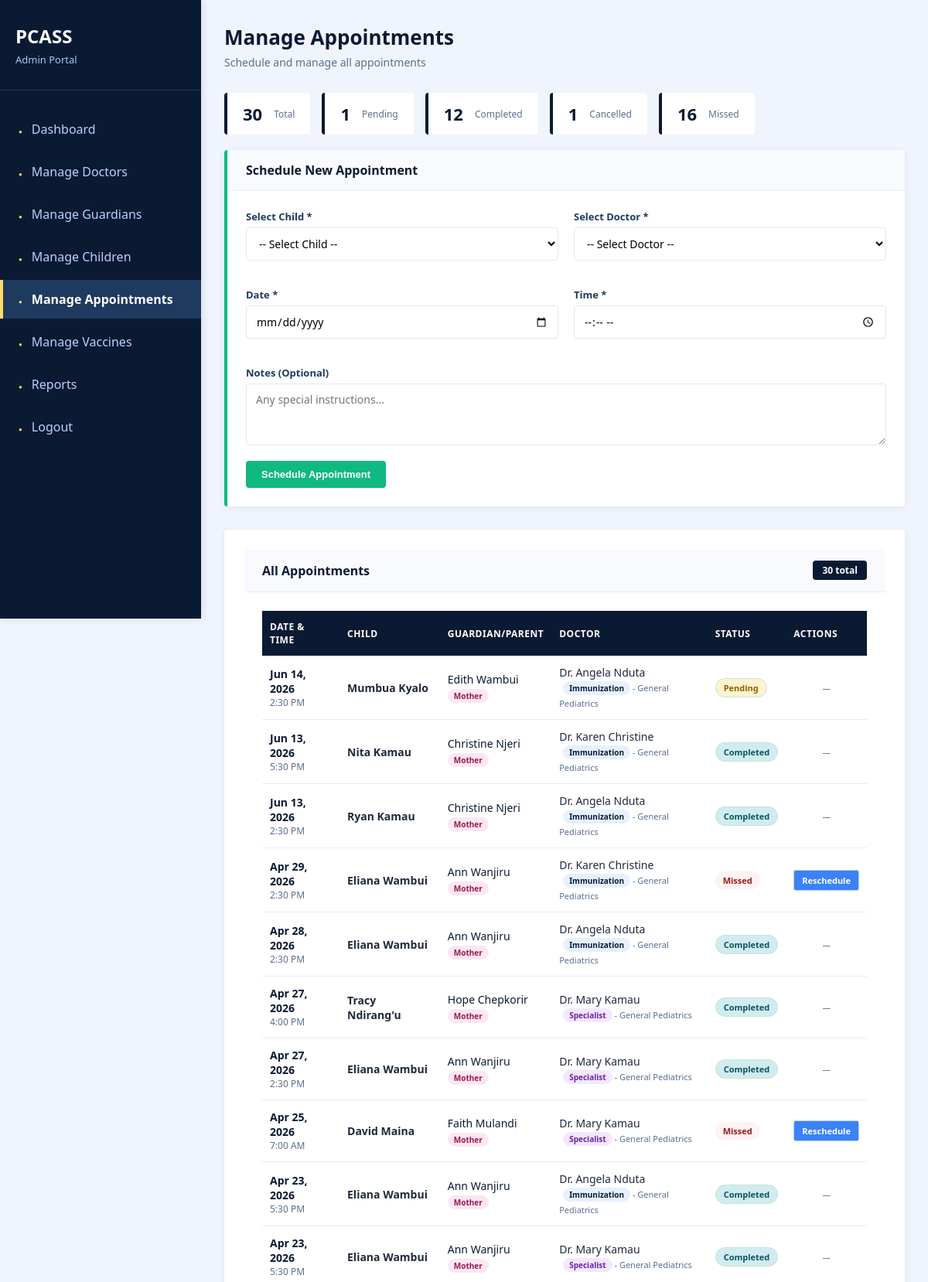
The app's page /manage_appointments.php (signed in, upper part) with its own data.
### tables this page shows
CREATE TABLE `appointments` (
  `appointment_id` int(11) NOT NULL,
  `child_id` int(11) NOT NULL,
  `doctor_id` int(11) NOT NULL,
  `appointment_date` date NOT NULL,
  `appointment_time` time NOT NULL,
  `status` enum('Pending','Completed','Cancelled','Missed') DEFAULT 'Pending',
  `notes` text DEFAULT NULL,
  `created_at` timestamp NOT NULL DEFAULT current_timestamp()
);

CREATE TABLE `children` (
  `child_id` int(11) NOT NULL,
  `guardian_id` int(11) NOT NULL,
  `first_name` varchar(100) NOT NULL,
  `last_name` varchar(100) NOT NULL,
  `gender` enum('Male','Female') NOT NULL,
  `date_of_birth` date NOT NULL,
  `created_at` timestamp NOT NULL DEFAULT current_timestamp()
);

CREATE TABLE `guardians` (
  `id` int(11) NOT NULL,
  `name` varchar(255) NOT NULL,
  `email` varchar(255) NOT NULL,
  `password` varchar(255) NOT NULL,
  `created_at` timestamp NOT NULL DEFAULT current_timestamp(),
  `login_email_type` varchar(50) DEFAULT NULL,
  `mother_name` varchar(255) DEFAULT NULL,
  `mother_email` varchar(255) DEFAULT NULL,
  `mother_phone` varchar(20) DEFAULT NULL,
  `father_name` varchar(255) DEFAULT NULL,
  `father_email` varchar(255) DEFAULT NULL,
  `father_phone` varchar(20) DEFAULT NULL,
  `guardian_name` varchar(255) DEFAULT NULL,
  `guardian_relationship` varchar(100) DEFAULT NULL,
  `guardian_email` varchar(255) DEFAULT NULL,
  `guardian_phone` varchar(20) DEFAULT NULL
);

CREATE TABLE `doctors` (
  `doctor_id` int(11) NOT NULL,
  `full_name` varchar(255) NOT NULL,
  `email` varchar(255) NOT NULL,
  `phone` varchar(20) DEFAULT NULL,
  `specialization` varchar(100) DEFAULT NULL,
  `license_number` varchar(50) DEFAULT NULL,
  `qualification` varchar(100) DEFAULT NULL,
  `years_of_experience` int(11) DEFAULT 0,
  `employment_type` enum('Full-Time','Part-Time','Contract','Visiting') DEFAULT 'Full-Time',
  `status` enum('Active','Inactive','On Leave') DEFAULT 'Active',
  `doctor_role` enum('immunization','specialist') DEFAULT 'immunization',
  `password` varchar(255) NOT NULL,
  `created_at` timestamp NOT NULL DEFAULT current_timestamp()
);

### manage_appointments.php (the view, shortened to what this page needs)
<?php
require_once __DIR__ . "/config/db.php";
$conn->query("
    UPDATE appointments
    SET status = 'Missed'
    WHERE status = 'Pending'
    AND CONCAT(appointment_date, ' ', appointment_time) < NOW() - INTERVAL 24 HOUR
");
$appointments = $conn->query("
    SELECT a.*,
           c.first_name as child_first, c.last_name as child_last,
           g.name as guardian_name,
           g.mother_name, g.father_name, g.guardian_name,
           g.login_email_type,
           d.full_name as doctor_name, d.specialization, d.doctor_role
    FROM appointments a
    LEFT JOIN children c ON a.child_id = c.child_id
    LEFT JOIN guardians g ON c.guardian_id = g.id
    LEFT JOIN doctors d ON a.doctor_id = d.doctor_id
    ORDER BY a.appointment_date DESC, a.appointment_time DESC
");
$total = $conn->query("SELECT COUNT(*) as c FROM appointments")->fetch_assoc()['c'];
$pending = $conn->query("SELECT COUNT(*) as c FROM appointments WHERE status = 'Pending'")->fetch_assoc()['c'];
$cancelled = $conn->query("SELECT COUNT(*) as c FROM appointments WHERE status = 'Cancelled'")->fetch_assoc()['c'];
$completed = $conn->query("SELECT COUNT(*) as c FROM appointments WHERE status = 'Completed'")->fetch_assoc()['c'];
$missed = $conn->query("SELECT COUNT(*) as c FROM appointments WHERE status = 'Missed'")->fetch_assoc()['c'];
$today = date('Y-m-d');
?>
<!DOCTYPE html>
<html>
<head>
    <link rel="stylesheet" href="assets/css/style.css">
</head>
<body>
<div class="wrapper">
    <div class="sidebar">
        <div class="sidebar-header">
            <h2>PCASS</h2>
            <p>Admin Portal</p>
        </div>
        <div class="nav">
            <ul>
                <li><a href="admin_dashboard.php">Dashboard</a></li>
                <li><a href="manage_doctors.php">Manage Doctors</a></li>
                <li><a href="manage_guardians.php">Manage Guardians</a></li>
                <li><a href="manage_children.php">Manage Children</a></li>
                <li><a href="manage_appointments.php" class="active">Manage Appointments</a></li>
                <li><a href="manage_vaccines.php">Manage Vaccines</a></li>
                <li><a href="admin_reports.php">Reports</a></li>
                <li><a href="logout.php">Logout</a></li>
            </ul>
        </div>
    </div>
    <div class="main-content">
        <div class="page-header">
            <h1>Manage Appointments</h1>
            <p>Schedule and manage all appointments</p>
        </div>
        <div class="stats-row">
            <div class="stat-mini"><span class="num"><?= $total ?></span><span class="label">Total</span></div>
            <div class="stat-mini"><span class="num"><?= $pending ?></span><span class="label">Pending</span></div>
            <div class="stat-mini"><span class="num"><?= $completed ?></span><span class="label">Completed</span></div>
            <div class="stat-mini"><span class="num"><?= $cancelled ?></span><span class="label">Cancelled</span></div>
            <div class="stat-mini"><span class="num"><?= $missed ?></span><span class="label">Missed</span></div>
        </div>
        <div class="add-card">
            <div class="card-header"><h2>Schedule New Appointment</h2></div>
            <div class="card-body">
                <form method="POST">
                    <div class="form-grid-2">
                        <div class="form-group">
                            <label>Select Child *</label>
                            <select name="child_id" class="form-control" required>
                                <option value="">-- Select Child --</option>
                            </select>
                        </div>
                        <div class="form-group">
                            <label>Select Doctor *</label>
                            <select name="doctor_id" class="form-control" required>
                                <option value="">-- Select Doctor --</option>
                            </select>
                        </div>
                    </div>
                    <div class="form-grid-2">
                        <div class="form-group"><label>Date *</label><input type="date" name="appointment_date" class="form-control" min="<?= date('Y-m-d') ?>" required></div>
                        <div class="form-group"><label>Time *</label><input type="time" name="appointment_time" class="form-control" required></div>
                    </div>
                    <div class="form-group"><label>Notes (Optional)</label><textarea name="notes" class="form-control" rows="2" placeholder="Any special instructions..."></textarea></div>
                    <button type="submit" name="add_appointment" class="btn btn-success">Schedule Appointment</button>
                </form>
            </div>
        </div>
        <div class="card">
            <div class="card-header"><h2>All Appointments</h2><span class="badge"><?= $appointments->num_rows ?> total</span></div>
            <div class="card-body">
                <div class="table-responsive">
                    <?php if ($appointments->num_rows > 0): ?>
                        <table>
                            <thead>
                                <tr><th>Date & Time</th><th>Child</th><th>Guardian/Parent</th><th>Doctor</th><th>Status</th><th>Actions</th></tr>
                            </thead>
                            <tbody>
                                <?php
                                $appointments->data_seek(0);
                                while ($a = $appointments->fetch_assoc()):
                                    $is_today = ($a['appointment_date'] == $today);
                                    $appointment_datetime = strtotime($a['appointment_date'] . ' ' . $a['appointment_time']);
                                    $current_datetime = time();
                                    $is_past = ($appointment_datetime < $current_datetime);
                                    $doctor_type = $a['doctor_role'] ?? 'immunization';
                                    $type_class = $doctor_type == 'specialist' ? 'specialist' : 'immunization';
                                    $type_label = $doctor_type == 'specialist' ? 'Specialist' : 'Immunization';
                                    $guardian_type = '';
                                    $guardian_type_class = '';
                                    $guardian_display_name = $a['guardian_name'] ?? 'N/A';
                                    if ($a['login_email_type'] == 'mother' && !empty($a['mother_name'])) {
                                        $guardian_type = 'Mother';
                                        $guardian_type_class = 'mother';
                                        $guardian_display_name = $a['mother_name'];
                                    } elseif ($a['login_email_type'] == 'father' && !empty($a['father_name'])) {
                                        $guardian_type = 'Father';
                                        $guardian_type_class = 'father';
                                        $guardian_display_name = $a['father_name'];
                                    } elseif (!empty($a['guardian_name'])) {
                                        $guardian_type = 'Guardian';
                                        $guardian_type_class = 'guardian';
                                        $guardian_display_name = $a['guardian_name'];
                                    }
                                ?>
                                <tr>
                                    <td><div class="date-cell <?= $is_today ? 'today' : '' ?>"><?= date('M d, Y', strtotime($a['appointment_date'])) ?></div><div class="time-cell"><?= date('g:i A', strtotime($a['appointment_time'])) ?></div></td>
                                    <td><strong><?= htmlspecialchars($a['child_first'] . ' ' . $a['child_last']) ?></strong></td>
                                    <td><div class="guardian-name"><?= htmlspecialchars($guardian_display_name) ?></div><?php if ($guardian_type): ?><span class="guardian-type <?= $guardian_type_class ?>"><?= $guardian_type ?></span><?php endif; ?></td>
                                    <td><div>Dr. <?= htmlspecialchars($a['doctor_name'] ?? 'Not assigned') ?></div><div><span class="doctor-type <?= $type_class ?>"><?= $type_label ?></span><?php if (!empty($a['specialization'])): ?><span style="font-size:11px; color:#5a6f8c;"> - <?= htmlspecialchars($a['specialization']) ?></span><?php endif; ?></div></td>
                                    <td><span class="status-badge <?= strtolower($a['status']) ?>"><?= $a['status'] ?></span></td>
                                    <td>
                                        <?php if ($a['status'] == 'Pending' && !$is_past): ?>
                                            <div class="action-group">
                                                <a href="?update_status=<?= $a['appointment_id'] ?>&status=Completed" class="action-btn btn-complete" onclick="return confirm('Mark this appointment as completed? Patient was seen.')">Complete</a>
                                                <a href="?reschedule=<?= $a['appointment_id'] ?>" class="action-btn btn-reschedule">Reschedule</a>
                                            </div>
                                        <?php elseif ($a['status'] == 'Missed'): ?>
                                            <div class="action-group">
                                                <a href="?reschedule=<?= $a['appointment_id'] ?>" class="action-btn btn-reschedule">Reschedule</a>
                                            </div>
                                        <?php else: ?>
                                            <div class="no-actions">—</div>
                                        <?php endif; ?>
                                    </td>
                                </tr>
                                <?php endwhile; ?>
                            </tbody>
                        </table>
                    <?php else: ?>
                        <div style="text-align: center; padding: 60px; color: #5a6f8c;">No appointments found.</div>
                    <?php endif; ?>
                </div>
            </div>
        </div>
    </div>
</div>
</body>
</html>

### assets/css/style.css (style rules this page uses)
* { margin: 0; padding: 0; }
body { font-family: Arial, Helvetica, sans-serif; background: #f0f4fc; }
.sidebar { width: 260px; background: #0b1a33; color: white; position: fixed; height: 100vh; overflow-y: auto; box-shadow: 2px 0 10px rgba(0,0,0,0.1); display: table-cell; }
.sidebar-header { padding: 30px 20px; border-bottom: 1px solid #1e3a5f; background: #0b1a33; }
.sidebar-header h2 { font-size: 24px; margin-bottom: 5px; color: #ffffff; }
.sidebar-header p { font-size: 13px; color: #a3c6ff; }
.sidebar .nav ul { list-style: none; padding: 20px 0; }
.sidebar .nav ul li { margin: 5px 0; }
.sidebar .nav ul li a { display: block; padding: 14px 20px; color: #b8d1ff; text-decoration: none; border-left: 4px solid transparent; }
.sidebar .nav ul li a.active { background: #1e3a5f; border-left-color: #ffd966; color: #ffffff; font-weight: 600; }
.sidebar .nav ul li a::before { content: '●'; margin-right: 12px; font-size: 8px; color: #ffd966; }
.main-content { margin-left: 260px; padding: 30px; background: #f0f4fc; }
.card { background: #ffffff; padding: 25px; border-radius: 8px; box-shadow: 0 2px 10px rgba(11,26,51,0.1); margin-bottom: 20px; }
.schedule-status.completed, .status-badge.completed { background: #d4edda; color: #155724; border: 1px solid #c3e6cb; }
.schedule-status.pending, .status-badge.pending { background: #d1ecf1; color: #0c5460; border: 1px solid #bee5eb; }
.action-btn { display: table-cell; padding: 15px; border-radius: 6px; font-size: 14px; font-weight: 600; cursor: pointer; text-decoration: none; text-align: center; background: #ffffff; border: 1px solid #b8d1ff; color: #0b1a33; }
.form-group { margin-bottom: 15px; }
.form-group label { display: block; margin-bottom: 5px; font-weight: 600; color: #1e3a5f; font-size: 13px; }
.form-control { width: 100%; padding: 10px 12px; border: 1.5px solid #e2e8f0; border-radius: 6px; font-size: 14px; font-family: Arial, Helvetica, sans-serif; }
.form-grid-2 { display: grid; grid-template-columns: 1fr 1fr; gap: 15px; }
textarea.form-control { min-height: 80px; resize: vertical; }
.btn { display: inline-block; padding: 8px 16px; border-radius: 4px; font-size: 13px; font-weight: 600; cursor: pointer; border: none; text-decoration: none; font-family: Arial, Helvetica, sans-serif; }

### records on screen
appointments: appointment_date "Jun 14, 2026", appointment_time "2:30 PM", child.last_name "Mumbua Kyalo", guardians.mother_name "Edith Wambui", guardians.login_email_type+mother_name "Mother", doctor.full_name "Angela Nduta", doctor.doctor_role "Immunization", doctor.specialization "General Pediatrics", status "Pending"
appointments: appointment_date "Jun 13, 2026", appointment_time "5:30 PM", child.last_name "Nita Kamau", guardians.mother_name "Christine Njeri", guardians.login_email_type+mother_name "Mother", doctor.full_name "Karen Christine", doctor.doctor_role "Immunization", doctor.specialization "General Pediatrics", status "Completed"
appointments: appointment_date "Jun 13, 2026", appointment_time "2:30 PM", child.last_name "Ryan Kamau", guardians.mother_name "Christine Njeri", guardians.login_email_type+mother_name "Mother", doctor.full_name "Angela Nduta", doctor.doctor_role "Immunization", doctor.specialization "General Pediatrics", status "Completed"
appointments: appointment_date "Apr 29, 2026", appointment_time "2:30 PM", child.last_name "Eliana Wambui", guardians.mother_name "Ann Wanjiru", guardians.login_email_type+mother_name "Mother", doctor.full_name "Karen Christine", doctor.doctor_role "Immunization", doctor.specialization "General Pediatrics", status "Missed"
appointments: appointment_date "Apr 28, 2026", appointment_time "2:30 PM", child.last_name "Eliana Wambui", guardians.mother_name "Ann Wanjiru", guardians.login_email_type+mother_name "Mother", doctor.full_name "Angela Nduta", doctor.doctor_role "Immunization", doctor.specialization "General Pediatrics", status "Completed"
appointments: appointment_date "Apr 27, 2026", appointment_time "4:00 PM", child.last_name "Tracy Ndirang'u", guardians.mother_name "Hope Chepkorir", guardians.login_email_type+mother_name "Mother", doctor.full_name "Mary Kamau", doctor.doctor_role "Specialist", doctor.specialization "General Pediatrics", status "Completed"
appointments: appointment_date "Apr 27, 2026", appointment_time "2:30 PM", child.last_name "Eliana Wambui", guardians.mother_name "Ann Wanjiru", guardians.login_email_type+mother_name "Mother", doctor.full_name "Mary Kamau", doctor.doctor_role "Specialist", doctor.specialization "General Pediatrics", status "Completed"
appointments: appointment_date "Apr 25, 2026", appointment_time "7:00 AM", child.last_name "David Maina", guardians.mother_name "Faith Mulandi", guardians.login_email_type+mother_name "Mother", doctor.full_name "Mary Kamau", doctor.doctor_role "Specialist", doctor.specialization "General Pediatrics", status "Missed"
appointments: appointment_date "Apr 23, 2026", appointment_time "5:30 PM", child.last_name "Eliana Wambui", guardians.mother_name "Ann Wanjiru", guardians.login_email_type+mother_name "Mother", doctor.full_name "Angela Nduta", doctor.doctor_role "Immunization", doctor.specialization "General Pediatrics", status "Completed"
appointments: appointment_date "Apr 23, 2026", appointment_time "5:30 PM", child.last_name "Eliana Wambui", guardians.mother_name "Ann Wanjiru", guardians.login_email_type+mother_name "Mother", doctor.full_name "Mary Kamau", doctor.doctor_role "Specialist", doctor.specialization "General Pediatrics", status "Completed"

### other values on screen
$total "30"
$pending "1"
$completed "12"
$cancelled "1"
$missed "16"
$appointments->num_rows "30"
